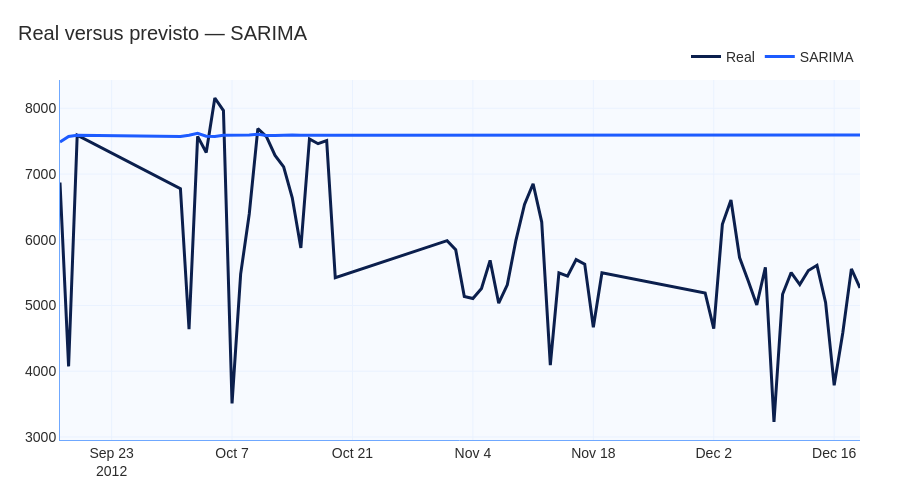

Source (notebook cell):
### Markdown cell above
### 06.08 Visualizar real versus SARIMA

### Code cell
fig = go.Figure()

fig.add_trace(
    go.Scatter(
        x=teste["data_hora"],
        y=teste["demanda"],
        mode="lines",
        name="Real",
        line=dict(color=CORES["azul_escuro"], width=3)
    )
)

fig.add_trace(
    go.Scatter(
        x=teste["data_hora"],
        y=teste["previsao_sarima"],
        mode="lines",
        name="SARIMA",
        line=dict(color=CORES["azul_principal"], width=3)
    )
)

fig = aplicar_layout_padrao(
    fig,
    titulo="Real versus previsto — SARIMA",
    altura=500
)

fig.show()
